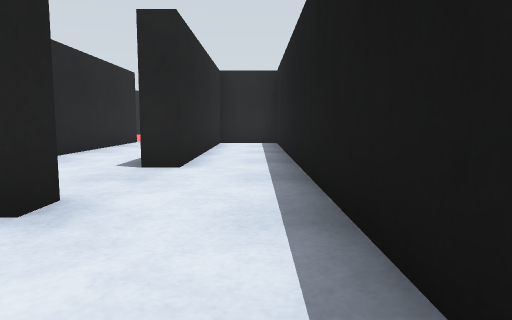
[1] (above)

22 first-person views from a walk through a world built for the Gazebo simulator. The camera is 0.72 m above the floor, tilts 6° down and sees 70° across. The floor is counted in squares, 1 m on a side. Each view is taken from the middle of a square. On the plan, view 1 faces up. The plan holds only what a view shows up to about 11 squares ahead; the rest is blank. The place goes on beyond the plan. Robots are left out.

[2]
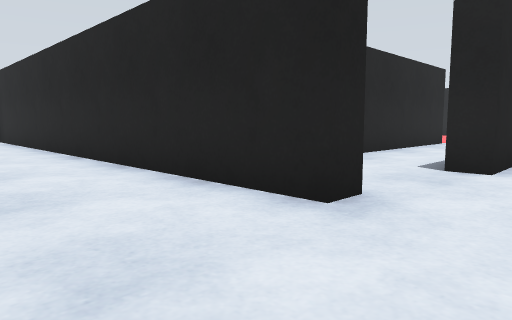

[3]
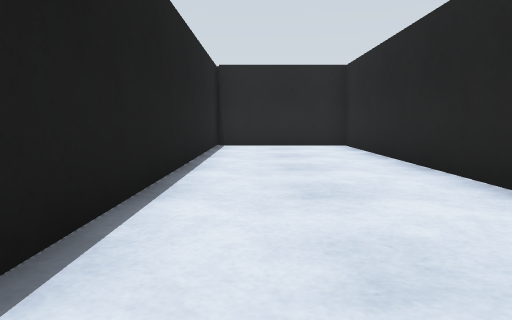

[4]
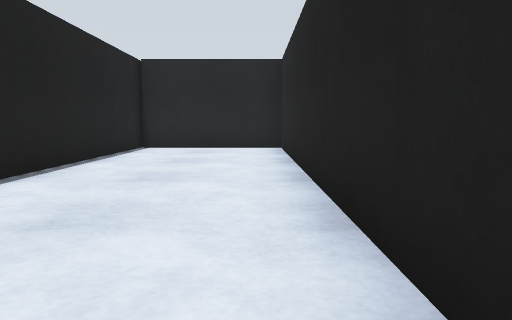

[5]
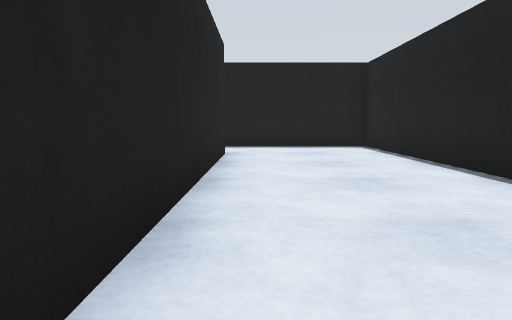

[6]
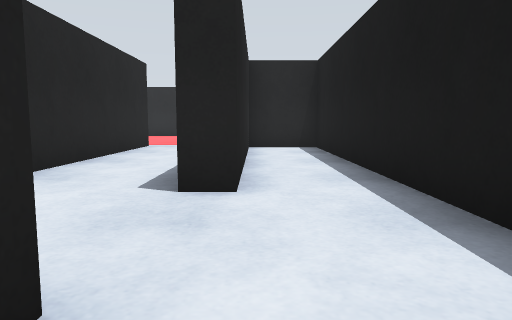

[7]
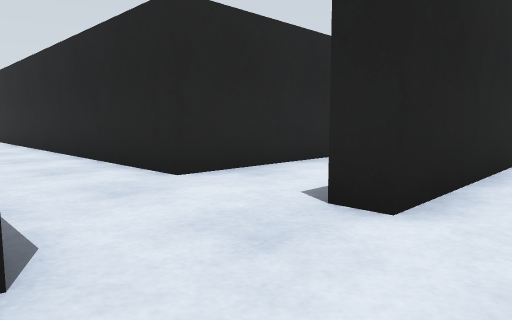

[8]
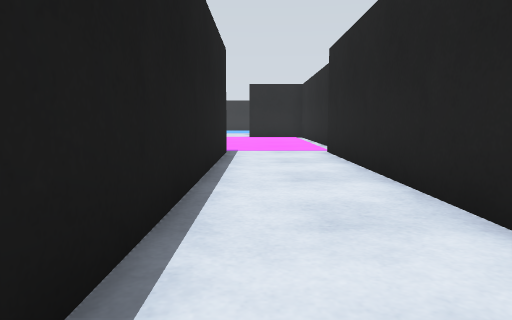

[9]
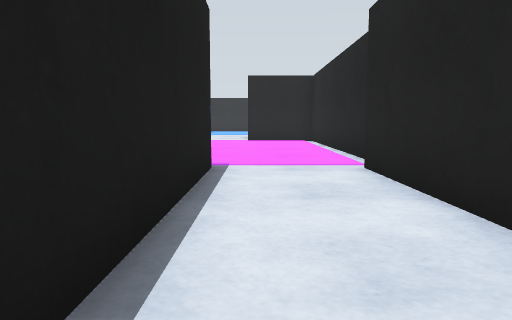

[10]
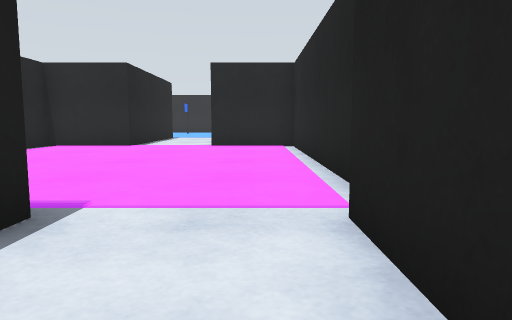

[11]
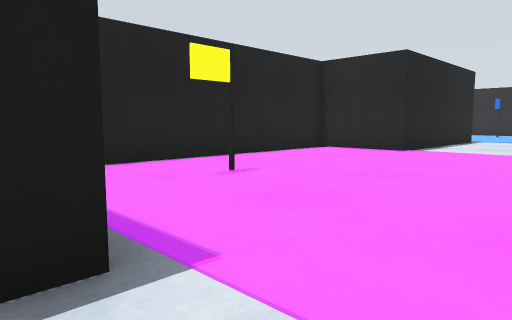

[12]
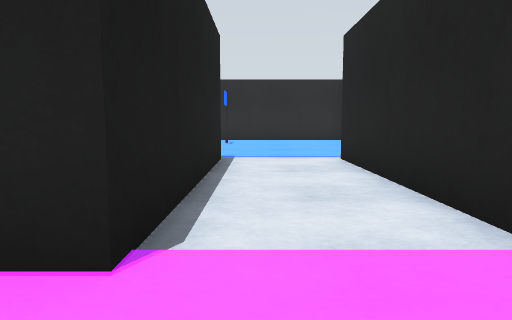

[13]
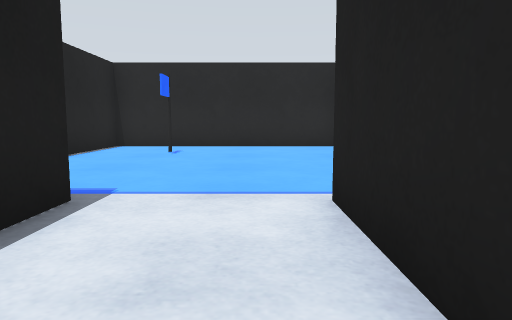

[14]
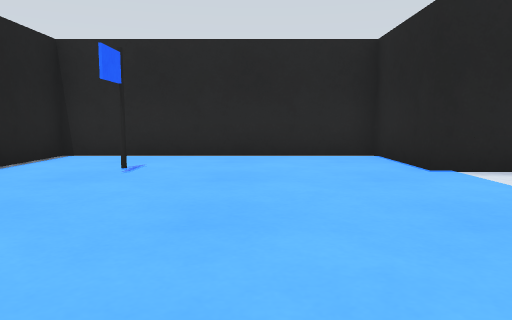

[15]
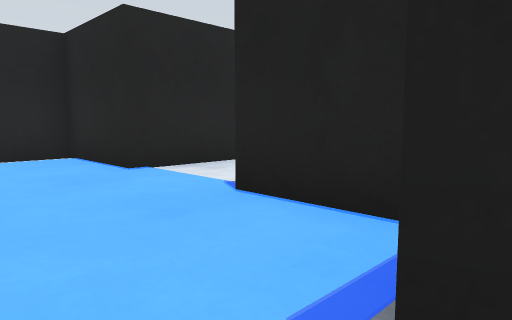

[16]
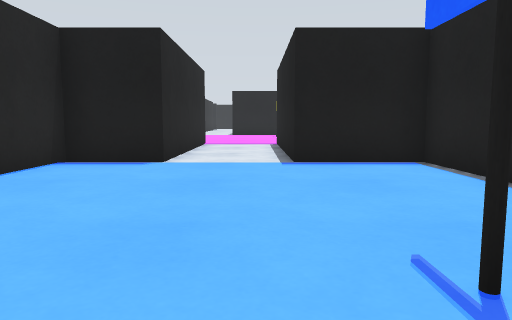

[17]
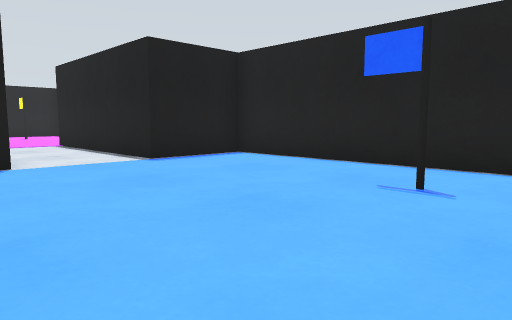

[18]
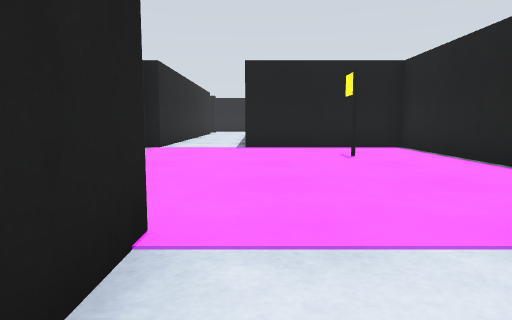

[19]
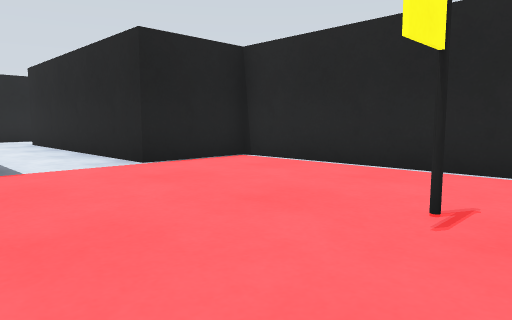

[20]
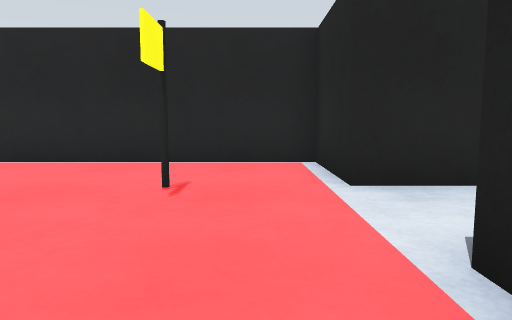

[21]
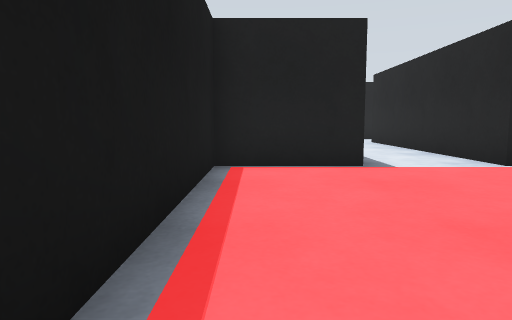

[22]
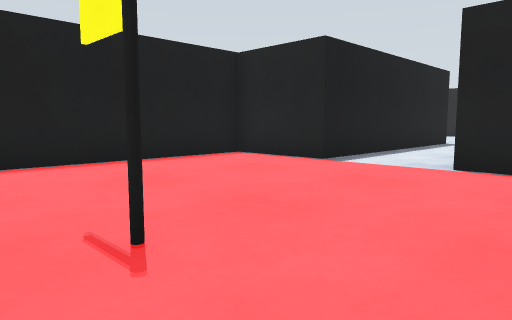

### Floor plan
Points are (right, up) in squares from view 1. A wall is a line through its corners. A room is listed if a view was taken in it or the views show most of it. See-through windows are left out.
Room 1 (views 1, 2, 3, 4, 5, 6)
walls: (-1.8, 2.7) (-15.1, 2.7) (-15.1, -1.1); (-15.5, -1.2) (0.7, -1.2) (0.7, 2.5)
ways out: opening at (-0.5, 3) to room 2
Room 2 (view 7)
walls: (-1.8, 3.4) (-1.8, 2.7); (0.7, 2.5) (0.7, 12.3) (-1.2, 12.3); (-1.2, 11.6) (-1.2, 5.7) (-1.9, 5.7)
ways out: opening at (-0.5, 3) to room 1; opening at (-2, 4.5) to room 3
Room 3 (views 8, 9, 10, 11, 12)
walls: (-15.7, 6.1) (-23.7, 6.1) (-23.7, 3.7); (-23.7, 1.3) (-23.7, -1.2) (-15.7, -1.2) (-15.7, 3.3) (-7.9, 3.3); (-4.2, 5.7) (-15.7, 5.7)
ways out: opening at (-2, 4.5) to room 2; opening at (-24, 2.5) to room 4; opening at (-3, 6) to room 5
objects: other object (-18, 1)
Room 4 (views 13, 14, 15, 16, 17, 18)
walls: (-34.2, 5.5) (-36.7, 5.5) (-36.7, -1.2) (-29.3, -1.2) (-29.3, 1.3) (-23.7, 1.3); (-23.7, 3.7) (-29.3, 3.7) (-29.3, 5.5) (-31.9, 5.5)
ways out: opening at (-24, 2.5) to room 3; opening at (-33, 6)
objects: other object (-34, 1)
Room 5 (views 19, 20, 21, 22)
walls: (-4.2, 21.5) (-4.2, 20.1) (-6.7, 20.1) (-6.7, 12.9) (-4.2, 12.9) (-4.2, 5.7); (-1.8, 7.4) (-1.8, 12.9) (0.7, 12.9) (0.7, 18.1)
ways out: opening at (-3, 6) to room 3
objects: other object (-4, 18)

Positions as (right, up) in squares from view 1, and headings:
1: (0, 0), facing up
2: (0, 0), facing up-left
3: (-4, 0), facing left
4: (-5, 2), facing left
5: (-10, 2), facing right
6: (-1, 2), facing up
7: (0, 3), facing up-left
8: (-7, 4), facing left
9: (-10, 4), facing left
10: (-13, 5), facing left
11: (-15, 5), facing down-left
12: (-22, 2), facing left
13: (-26, 3), facing left
14: (-29, 3), facing left
15: (-29, 3), facing up-left
16: (-36, 2), facing right
17: (-36, 5), facing down-right
18: (-26, 3), facing right
19: (-1, 19), facing down-left
20: (0, 19), facing left
21: (0, 19), facing down
22: (-6, 19), facing down-right
